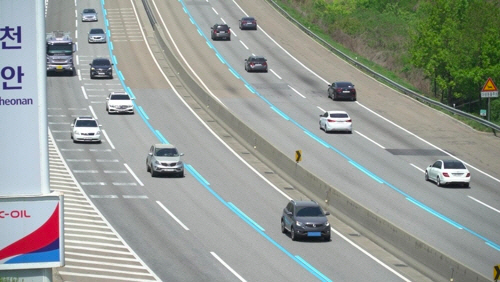
//> input picture F458/dsp/ccs_backup1/sungmin/3/sample.jpg, 500 x 282 px
$ ./threshold   (built with g++ and OpenCV 4)
//> lines starting //> are read from the running program, lines starting //| are printed output that depends on the picture; after the words box and inside, x2 and y2 are one past the last pixel; in counts of white or black regions, pixels touching at a corner belong together
#include <opencv2/highgui/highgui.hpp>
#include <opencv2/opencv.hpp>
#include <iostream>
#include <stdio.h>

using namespace cv;
using namespace std;

Mat edge_detect(Mat blur)
{
    Mat output;

    cvtColor(blur, output, COLOR_RGB2GRAY);
    threshold(output,output,50,150,THRESH_BINARY);

    return output;
}

int main(int argc , char** argv)
{
    Mat img=imread("sample.jpg",-1);
//> img is the input picture: 282 rows x 500 cols, CV_8UC3; mean B, G, R 150.4, 156.3, 150.3
    Mat blur;
    Mat edge;

    if(img.empty()){
        return -1;
    }

    GaussianBlur(img,blur,Size(3,3),0,0);

    edge=edge_detect(blur);
//> in edge_detect, `cvtColor(blur, output, COLOR_RGB2GRAY);`:
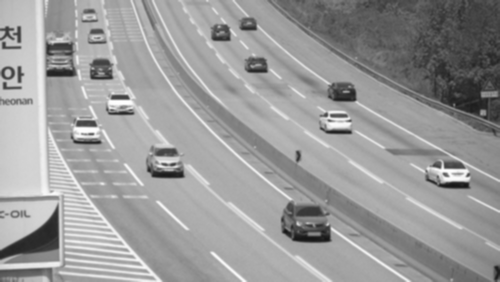
//> output: 282 rows x 500 cols, CV_8UC1; min 21, max 255, mean 153.8
//> in edge_detect, `threshold(output,output,50,150,THRESH_BINARY);`:
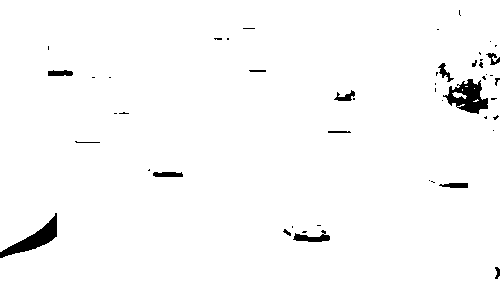
//> output: 282 rows x 500 cols, CV_8UC1; values 0 (black) and 150 (white), 97.9% white; 49 black regions (33 under 20 px), largest, box (x1, y1, x2, y2) and area: (443, 79, 488, 114) 825, (0, 213, 57, 258) 793, (293, 230, 330, 242) 221

    imwrite("org_img.jpg",img);
    imwrite("edge.jpg",edge);

    imshow("Origin Image", img);
    imshow("Edge Image",edge);

    waitKey(0);

    destroyWindow("Origin Image");
    destroyWindow("Edge Image");

    return 0;
}
